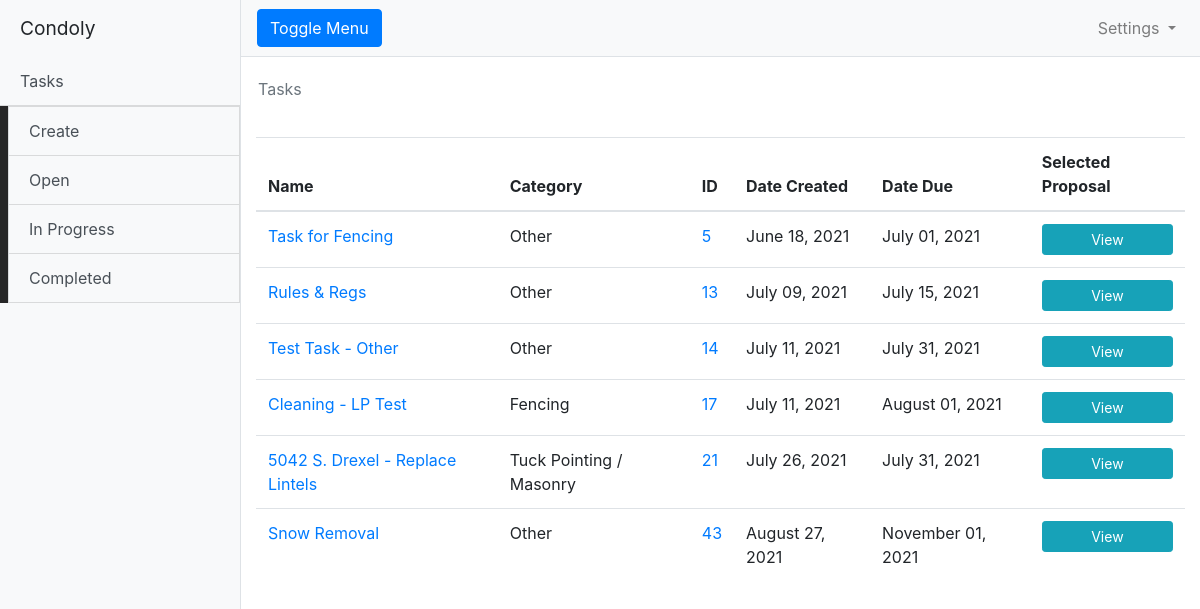
Page /tasks/in-progress (signed in) on the committed database.
### model.py (models this page shows, shortened)
class Task:
    def __init__(self, name, category, description, due_by, status, user_id, org_id):
        self.name = name
        self.category = category
        self.description = description
        self.due_by = due_by
        self.status = status
        self.user_id = user_id
        self.org_id = org_id
        self.created_at = datetime.datetime.now()
        self.proposals = list()
        self.task_msgs = list()
        self.images = None
        self.vendors_assigned = []
        self.admin_approved = 'false'
        self.accepted_proposal_id = None

### app.py (the view)
@app.route('/tasks/in-progress', methods=['GET'])
def in_progress_tasks():
    session = get_session()
    tasks = session.query(model.Task).filter(and_(model.Task.org_id == flask_session["org_id"], model.Task.status == "In Progress")).all()
    return render_template('hoa_tasks_proposal_accepted.html', tasks=tasks)

### app.py (called while the page is built)
@login_manager.user_loader
def load_user(user_id):
    if user_id is not None:
        session = get_session()
        return session.query(model.User).filter_by(id=user_id).one()
    return None

### templates/hoa_tasks_proposal_accepted.html
{% extends "base.html" %}
{% block content %}
	<div class="row">
	<nav class="row">
        <nav class="navbar">
          <ol class="breadcrumb bg-white">
            <li class="breadcrumb-item active" aria-current="page">Tasks</li>
          </ol>
        </nav>
	</nav>
        </div>
          <table class="table">
          <thead>
            <tr>
              <th scope="col">Name</th>
              <th scope="col">Category</th>
              <th scope="col">ID</th>
              <th scope="col">Date Created</th>
              <th scope="col">Date Due</th>
              <th scope="col">Selected Proposal</th>
            </tr>
          </thead>
          <tbody>
	    {% for task in tasks %}
            <tr>
	      <td><a href="{{ url_for('view_task', id=task.id)   }}">{{ task.name  }}</a></th>
	      <td>{{ task.category  }}</td>
	      <td><a href="{{ url_for('view_task', id=task.id)   }}">{{ task.id }}</a></td>
	      <td>{{ task.created_at.strftime('%B %d, %Y') }}</td>
	      <td>{{ task.due_by.strftime('%B %d, %Y') }}</td>
	      <td><a type="button" class="btn btn-info btn-block btn-sm"  href="{{ url_for('view_proposal', id=task.accepted_proposal_id, task_id=task.id)   }}">View</a></td>
            </tr>
	    {% endfor  %}
          </tbody>
          </table>
	  {% endblock  %}

### rows in the picture
Task: name "Task for Fencing", category "Other", id "5", created_at "June 18, 2021", due_by "July 01, 2021"
Task: name "Rules & Regs", category "Other", id "13", created_at "July 09, 2021", due_by "July 15, 2021"
Task: name "Test Task - Other", category "Other", id "14", created_at "July 11, 2021", due_by "July 31, 2021"
Task: name "Cleaning - LP Test", category "Fencing", id "17", created_at "July 11, 2021", due_by "August 01, 2021"
Task: name "5042 S. Drexel - Replace Lintels", category "Tuck Pointing / Masonry", id "21", created_at "July 26, 2021", due_by "July 31, 2021"
Task: name "Snow Removal", category "Other", id "43", created_at "August 27, 2021", due_by "November 01, 2021"
